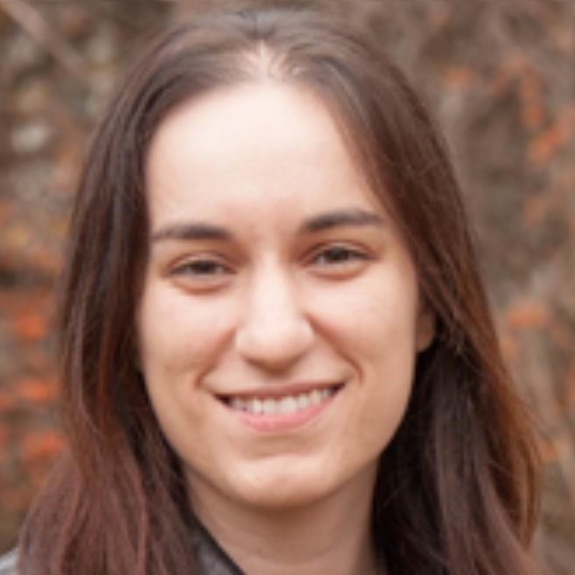
#> input picture assets/images/team/Alberts_Stacey.jpg, 575 x 575 px; its folder holds 4 pictures in this run
$ python resize_team_images.py   (older library calls are emulated)
#> lines starting #> are read from the running program, lines starting #| are printed output that depends on the picture
import os
from itertools import repeat, starmap


from PIL import Image
from tqdm import tqdm

def convert_image(fname, out_path):
#> called with fname = '../assets/images/team/Alberts_Stacey.jpg', out_path = '../assets/images/team_resized'
    img = Image.open(fname).convert("RGB")
#> img is the input picture: PIL image 575x575 RGB; mean R, G, B 139.2, 104.5, 91.1


    width, height = img.size
#> width = 575; height = 575
    if width > height:
        crop_size = (width - height) // 2
        img = img.crop((crop_size, 0, width - crop_size, height))
        img = img.crop((0, 0, height, height))
    elif height > width:
        crop_size = (height - width) // 2
        img = img.crop((0, crop_size, width, height - crop_size))
        img = img.crop((0, 0, width, width))

    img = img.resize((300, 300), Image.ANTIALIAS)
#> img: PIL image 300x300 RGB
    img.save(os.path.join(out_path, fname.split("/")[-1].replace("png", "jpg")))


def main():
    in_path = "../assets/images/team"
    out_path = "../assets/images/team_resized"

    if not os.path.exists(out_path):
        os.mkdir(out_path)

    # get all jpg from /assets/images/team
    img_fnames = list(map(
        lambda fname: os.path.join(in_path, fname),
        filter(
            lambda fname: fname[-3:] in ["jpg", "png"],
            os.listdir(in_path)
        )
    ))

    list(starmap(
        convert_image,
        tqdm(zip(img_fnames, repeat(out_path)), total=len(img_fnames))
    ))
#> call 2 of convert_image, with out_path = '../assets/images/team_resized'
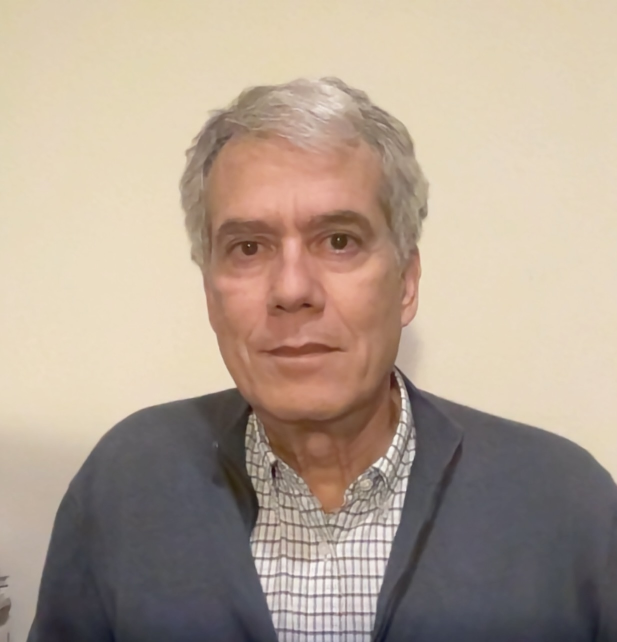
#> input picture assets/images/team/Arribas_Santiago.jpg, 1233 x 1284 px (shown at 1/2 size)
#> in convert_image, img is the input picture: PIL image 1233x1284 RGB; mean R, G, B 178.1, 161.5, 145.9
#> in convert_image (call 2), `img = img.crop((0, crop_size, width, height - crop_size))`:
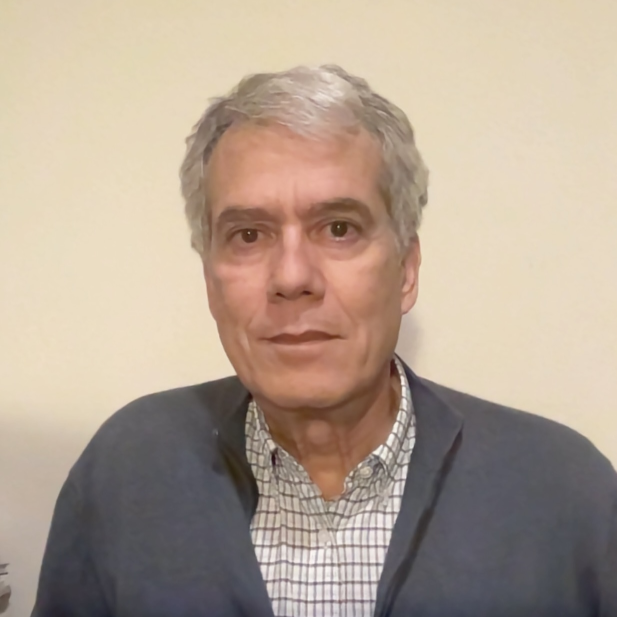
#> img: PIL image 1233x1234 RGB (shown at 1/2 size); mean R, G, B 179.2, 162.3, 146.5
#> in convert_image (call 2), `img = img.resize((300, 300), Image.ANTIALIAS)`:
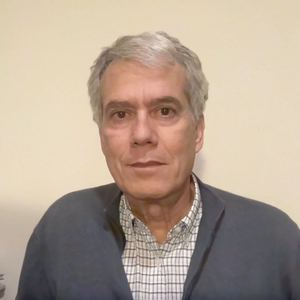
#> img: PIL image 300x300 RGB; mean R, G, B 179.3, 162.3, 146.5
#> call 3 of convert_image, with fname = '../assets/images/team/Baker_William.jpg', out_path = '../assets/images/team_resized'
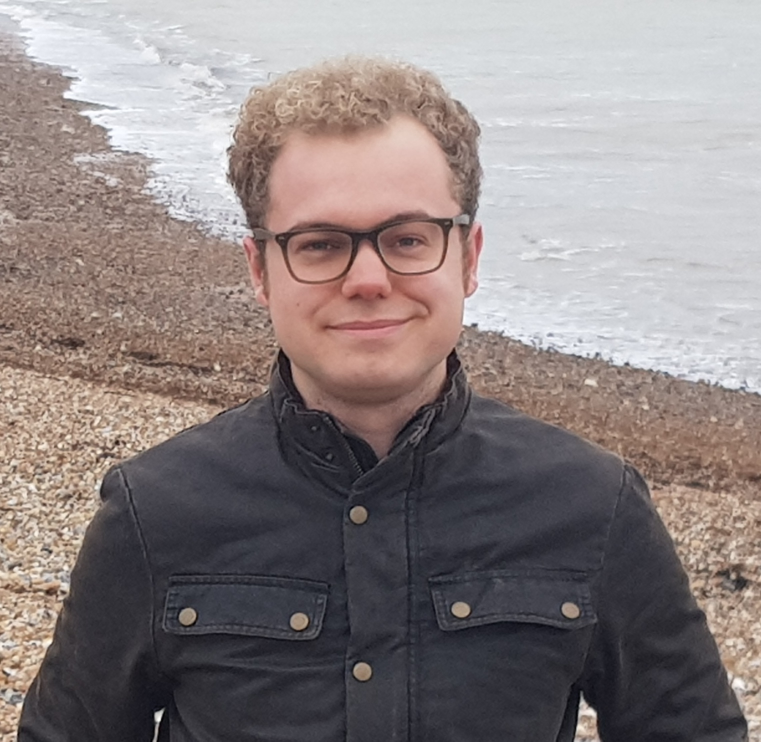
#> input picture assets/images/team/Baker_William.jpg, 1522 x 1483 px (shown at 1/2 size)
#> in convert_image, img is the input picture: PIL image 1522x1483 RGB; mean R, G, B 139.8, 129.8, 129.3
#> in convert_image (call 3), `img = img.crop((crop_size, 0, width - crop_size, height))`:
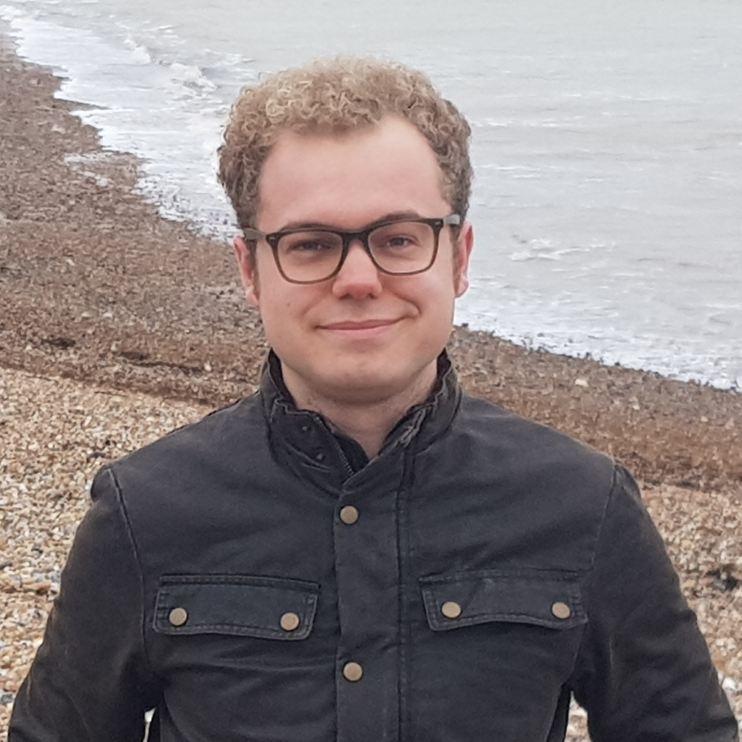
#> img: PIL image 1484x1483 RGB (shown at 1/2 size); mean R, G, B 138.7, 128.9, 128.5
#> in convert_image (call 3), `img = img.resize((300, 300), Image.ANTIALIAS)`:
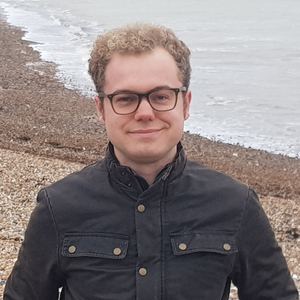
#> img: PIL image 300x300 RGB; mean R, G, B 138.7, 128.8, 128.5


if __name__=="__main__":
    main()
